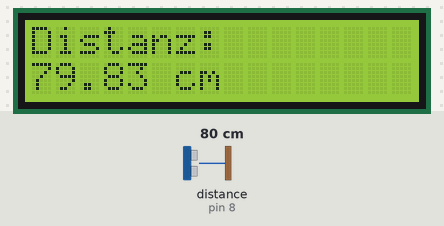
A sketch run on a simulated Arduino Uno, built with avr-gcc and run on an emulated ATmega328P. On the bench: 16×2 character LCD. Wiring (inferred from the names in the program): ultrasonic range finder: trigger pin 9; echo pin 8. The test bench sets the inputs (shaded band); at power-on: distance to the obstacle (sensor on pin 8) 80 cm. The echo pulse lasts 58.3 µs per cm; what the sketch prints to the serial monitor is not drawn.

Above: at 1.2 s.
1.3 s: distance to the obstacle (sensor on pin 8) set to 2 cm
At 2.8 s:
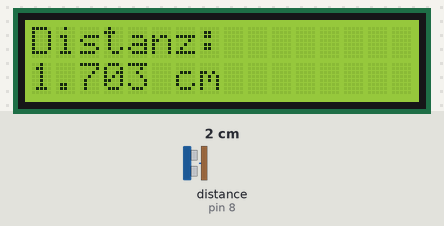
4.5 s: distance to the obstacle (sensor on pin 8) set to 120 cm
At 5.4 s:
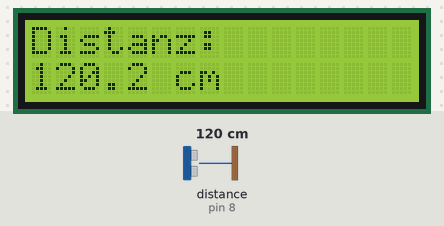
6.4 s: distance to the obstacle (sensor on pin 8) set to 18 cm
At 8.3 s:
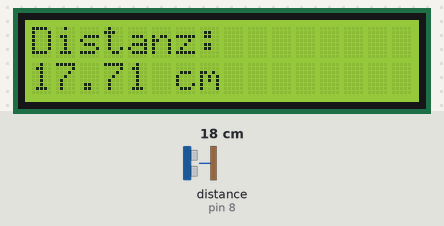
Timing chart, 0 to 9.8 s (numbered marks = the images above; inputs shaded):
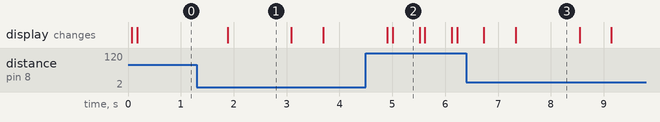

The sketch:

distanz_messer.ino
```cpp
/*
LiquidCrystal Library - Hello World

Demonstrates the use a 16x2 LCD display.  The LiquidCrystal
library works with all LCD displays that are compatible with the
Hitachi HD44780 driver. There are many of them out there, and you
can usually tell them by the 16-pin interface.

This sketch prints "Hello World!" to the LCD
and shows the time.

The circuit:
* LCD RS pin to digital pin 12
* LCD Enable pin to digital pin 11
* LCD D4 pin to digital pin 5
* LCD D5 pin to digital pin 4
* LCD D6 pin to digital pin 3
* LCD D7 pin to digital pin 2
* 10K resistor:
* ends to +5V and ground
* wiper to LCD VO pin (pin 3)

Library originally added 18 Apr 2008
by David A. Mellis
library modified 5 Jul 2009
by Limor Fried (http://www.ladyada.net)
example added 9 Jul 2009
by Tom Igoe
modified 25 July 2009
by David A. Mellis


http://www.arduino.cc/en/Tutorial/LiquidCrystal
*/

// include the library code:
#include "Wire.h"
#include "LiquidCrystal.h"


int trigPin = 9;
int echoPin = 8;

// initialize the library with the numbers of the interface pins
LiquidCrystal lcd(12, 11, 5, 4, 3, 2);

void setup() {
	Serial.begin(9600);
	// set up the LCD's number of rows and columns:
	lcd.begin(16, 2);
	// Print a message to the LCD.
	lcd.print("Distanz: ");

	pinMode(trigPin, OUTPUT);
	pinMode(echoPin, INPUT);
}

void loop() {
	// set the cursor to column 0, line 1
	// (note: line 1 is the second row, since counting begins with 0):

	// print the number of seconds since reset:
	double d = echo();
	lcd.setCursor(0, 1);
	lcd.print(d);
	delay(100);
	lcd.setCursor(5, 1);
	lcd.print(" cm");
	delay(500);
}

double echo()
{
	double duration;
	double distance;
	digitalWrite(trigPin, LOW);  // Added this line
	delayMicroseconds(2);
	digitalWrite(trigPin, HIGH);
	delayMicroseconds(10); // Added this line
	digitalWrite(trigPin, LOW);
	duration = pulseIn(echoPin, HIGH);
	distance = duration / 58.2;

	if (distance >= 200 || distance <= 0){
		return -0;
	}
	else {
		Serial.print(distance);
		Serial.println(" cm");
	}
	return distance;
}
```

Measured:
- after the input at 1.3 s, the display: changes after 0.59 s (image 1)
- after the input at 4.5 s, the display: first changes after 0.41 s (image 2 shows a later state)
- after the input at 6.4 s, the display: first changes after 0.33 s (image 3 shows a later state)
- what the display in image 1 shows lasts 1.2 s, from 1.9 s to 3.1 s
- what the display in image 2 shows lasts 0.5 s, from 5.0 s to 5.5 s
